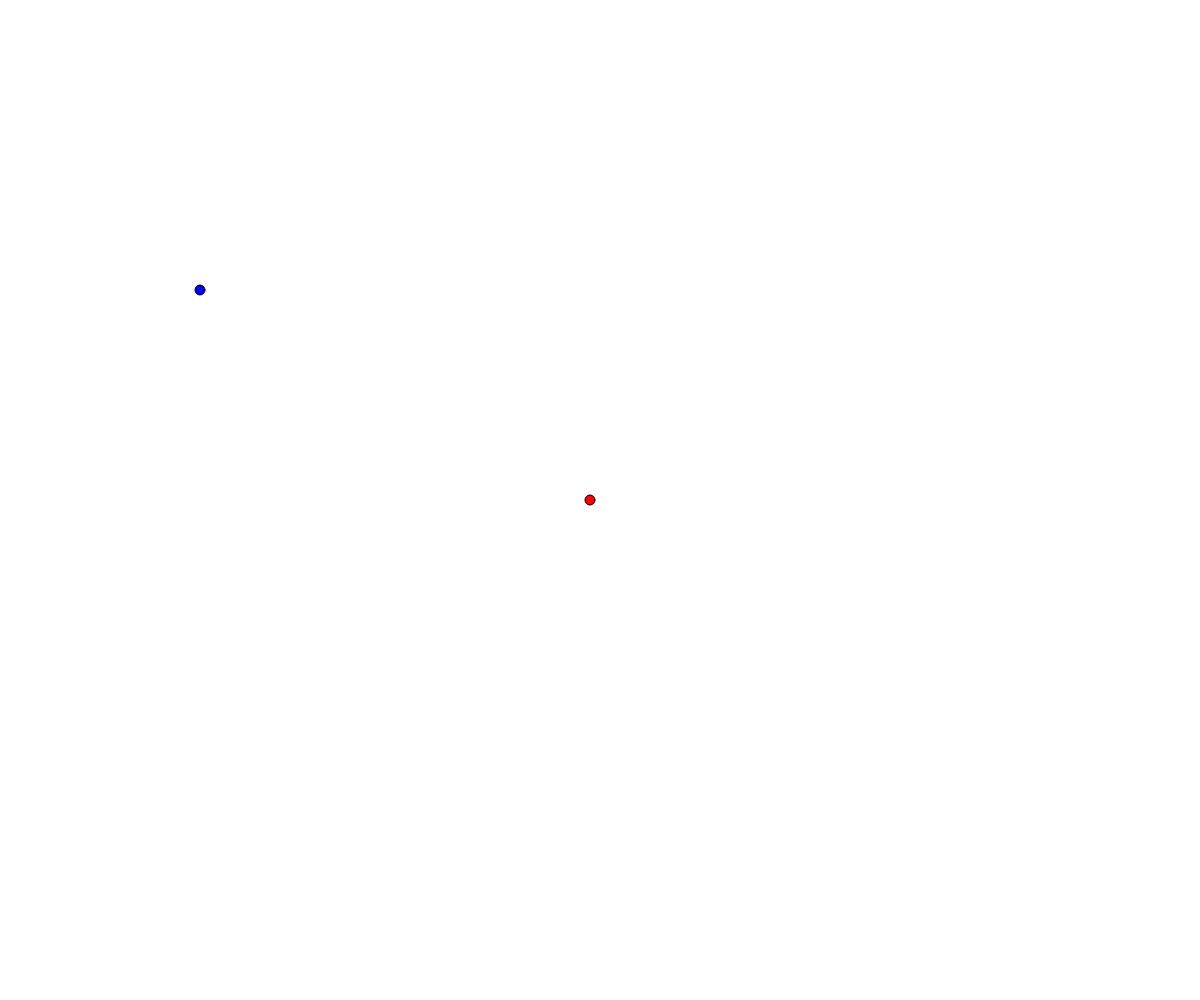
Frame 1 (no input)
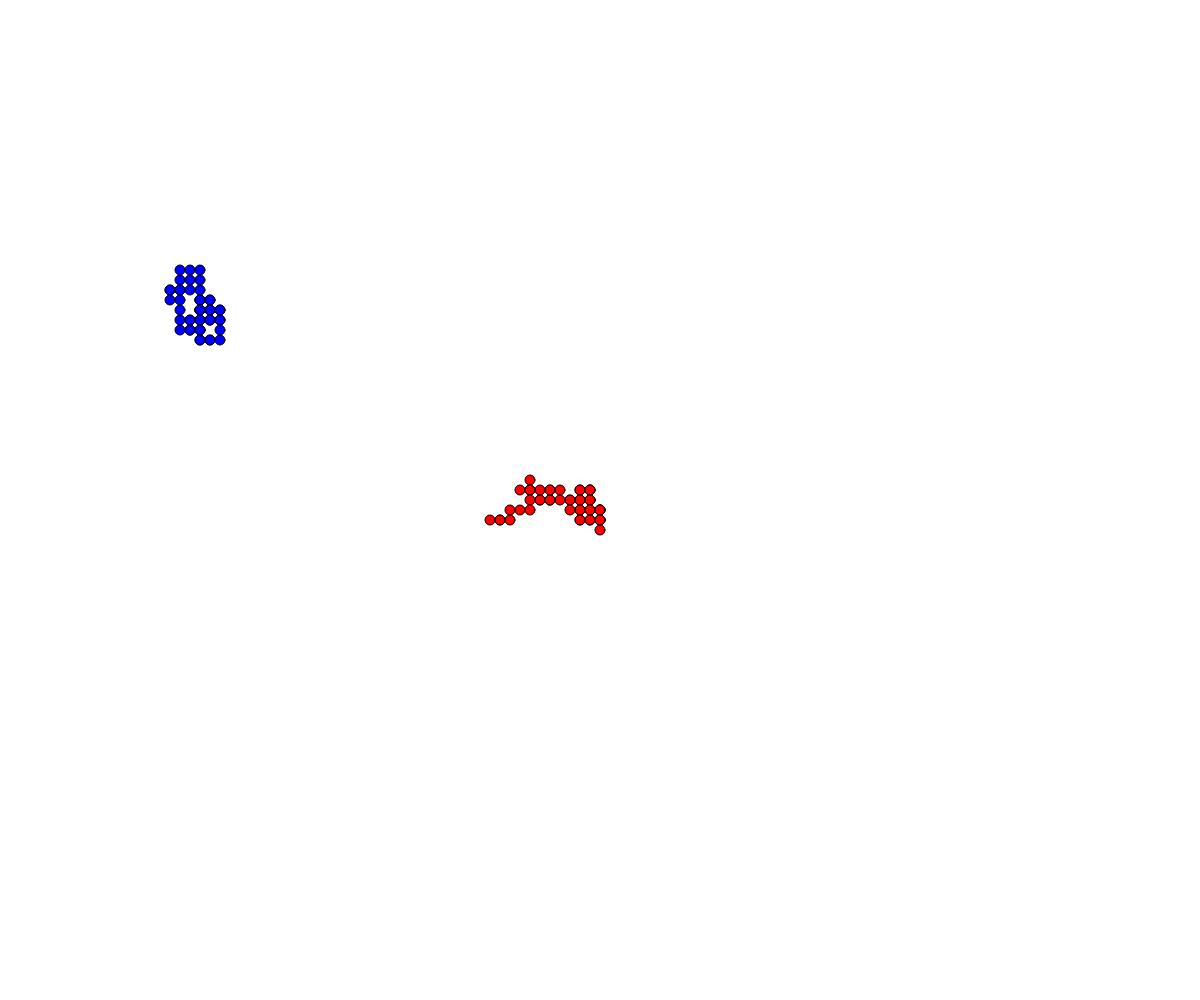
Frame 60 (no input)
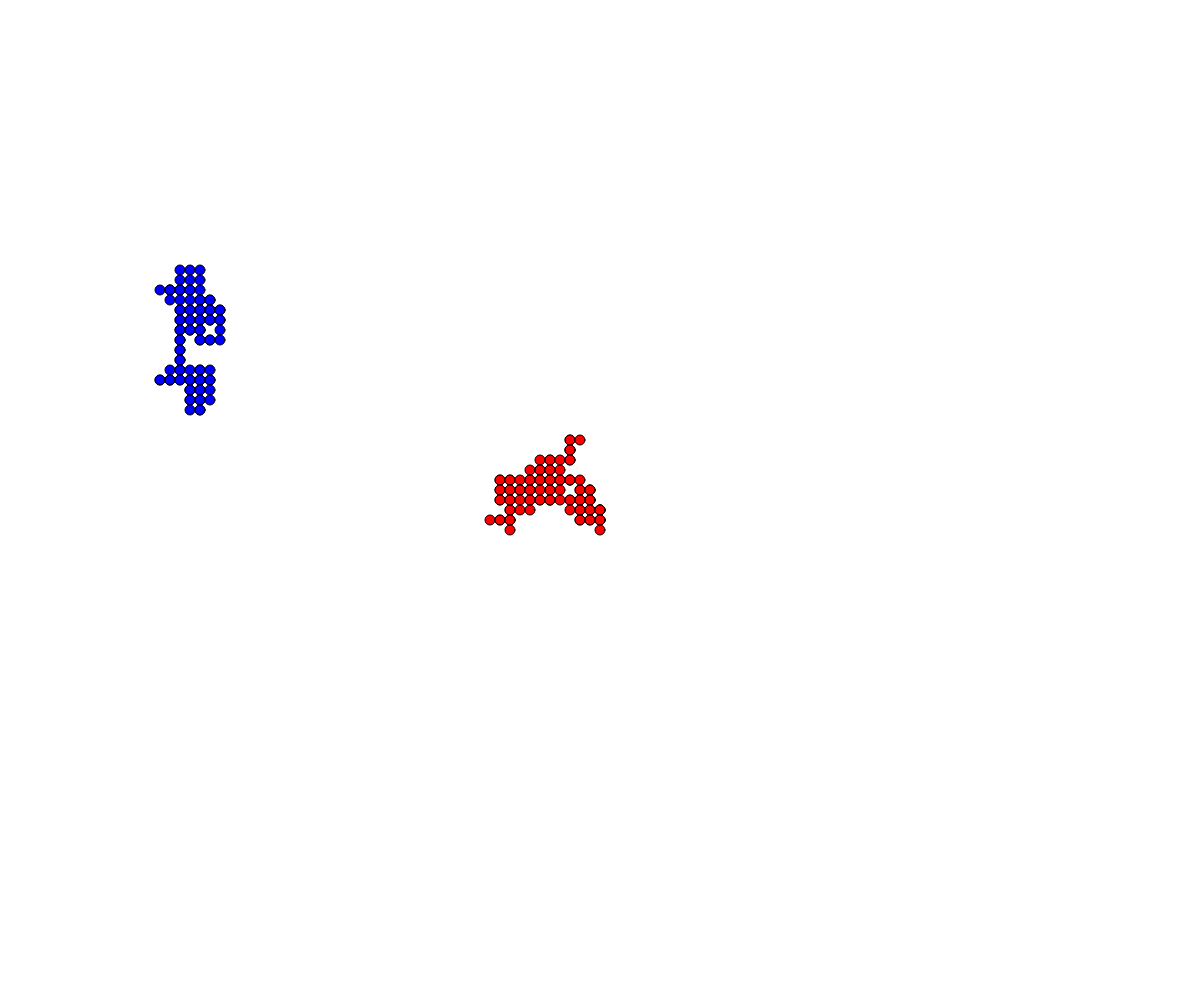
Frame 120 (the mouse pressed at the canvas centre since frame 60)

The p5.js sketch that drew these frames (run headless with seeded random() and noise() and a simulated clock; from frame 60 on, the mouse is pressed at the canvas centre):

// p5.js sketch
// ── sketch.js
// Walker OOP Demo
// Your Name
// Date
//
// Extra for Experts:
// - describe what you did to take this project "above and beyond"

class Walker {
  constructor(x, y, theColor) {
    this.x = x;
    this.y = y;
    this.speed = 10;
    this.radius = 5;
    this.color = theColor;
  }

  display() {
    fill(this.color);
    circle(this.x, this.y, this.radius * 2);
  }
  
  move() {
    let choice = random(100);
    if(choice < 25) {
      //up
      this.y -= this.speed;
    }
    else if(choice < 50) {
      //down
      this.y += this.speed;
    }
    else if (choice < 75) {
      //left
      this.x -= this.speed;
    }
    else{
      //right
      this.x += this.speed;
    }
  }
}

let winston;
let radia;

function setup() {
  createCanvas(windowWidth, windowHeight);
  winston = new Walker(width/2, height/2, "red");
  radia = new Walker(200, 300, "blue");
}

function draw() {
  winston.move();
  radia.move();
  winston.display();
  radia.display();
}
